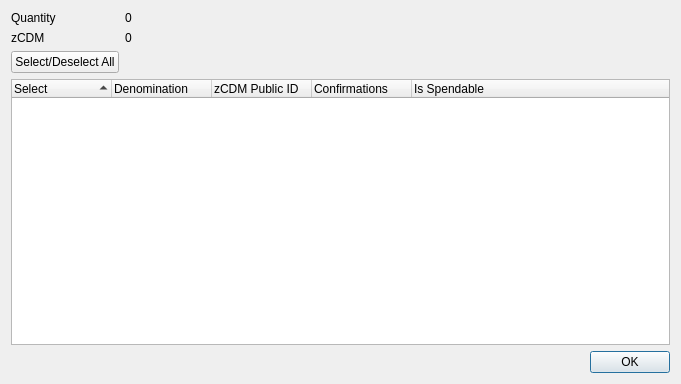
<?xml version="1.0" encoding="UTF-8"?>
<ui version="4.0">
 <class>ZasocoinControlDialog</class>
 <widget class="QDialog" name="ZasocoinControlDialog">
  <property name="geometry">
   <rect>
    <x>0</x>
    <y>0</y>
    <width>681</width>
    <height>384</height>
   </rect>
  </property>
  <property name="minimumSize">
   <size>
    <width>681</width>
    <height>384</height>
   </size>
  </property>
  <property name="windowTitle">
   <string>Select zCDM to Spend</string>
  </property>
  <layout class="QGridLayout" name="gridLayout">
   <item row="0" column="0">
    <layout class="QFormLayout" name="formLayout">
     <property name="sizeConstraint">
      <enum>QLayout::SetDefaultConstraint</enum>
     </property>
     <item row="0" column="0">
      <widget class="QLabel" name="labelQuantity">
       <property name="text">
        <string>Quantity</string>
       </property>
      </widget>
     </item>
     <item row="0" column="1">
      <widget class="QLabel" name="labelQuantity_int">
       <property name="text">
        <string>0</string>
       </property>
      </widget>
     </item>
     <item row="1" column="0">
      <widget class="QLabel" name="labelZasocoin">
       <property name="text">
        <string>zCDM</string>
       </property>
      </widget>
     </item>
     <item row="1" column="1">
      <widget class="QLabel" name="labelZasocoin_int">
       <property name="text">
        <string>0</string>
       </property>
      </widget>
     </item>
     <item row="2" column="0">
      <widget class="QPushButton" name="pushButtonAll">
       <property name="text">
        <string>Select/Deselect All</string>
       </property>
      </widget>
     </item>
    </layout>
   </item>
   <item row="1" column="0">
    <layout class="QVBoxLayout" name="verticalLayout">
     <item>
      <widget class="QTreeWidget" name="treeWidget">
       <property name="minimumSize">
        <size>
         <width>0</width>
         <height>250</height>
        </size>
       </property>
       <property name="alternatingRowColors">
        <bool>true</bool>
       </property>
       <property name="sortingEnabled">
        <bool>true</bool>
       </property>
       <property name="columnCount">
        <number>5</number>
       </property>
       <attribute name="headerDefaultSectionSize">
        <number>100</number>
       </attribute>
       <column>
        <property name="text">
         <string notr="true">Select</string>
        </property>
       </column>
       <column>
        <property name="text">
         <string notr="true">Denomination</string>
        </property>
       </column>
       <column>
        <property name="text">
         <string notr="true">zCDM Public ID</string>
        </property>
       </column>
       <column>
        <property name="text">
         <string notr="true">Confirmations</string>
        </property>
       </column>
       <column>
        <property name="text">
         <string>Is Spendable</string>
        </property>
       </column>
      </widget>
     </item>
     <item>
      <widget class="QDialogButtonBox" name="buttonBox">
       <property name="orientation">
        <enum>Qt::Horizontal</enum>
       </property>
       <property name="standardButtons">
        <set>QDialogButtonBox::Ok</set>
       </property>
      </widget>
     </item>
    </layout>
   </item>
  </layout>
 </widget>
 <resources/>
 <connections>
  <connection>
   <sender>buttonBox</sender>
   <signal>accepted()</signal>
   <receiver>ZasocoinControlDialog</receiver>
   <slot>accept()</slot>
   <hints>
    <hint type="sourcelabel">
     <x>248</x>
     <y>254</y>
    </hint>
    <hint type="destinationlabel">
     <x>157</x>
     <y>274</y>
    </hint>
   </hints>
  </connection>
  <connection>
   <sender>buttonBox</sender>
   <signal>rejected()</signal>
   <receiver>ZasocoinControlDialog</receiver>
   <slot>reject()</slot>
   <hints>
    <hint type="sourcelabel">
     <x>316</x>
     <y>260</y>
    </hint>
    <hint type="destinationlabel">
     <x>286</x>
     <y>274</y>
    </hint>
   </hints>
  </connection>
 </connections>
</ui>
